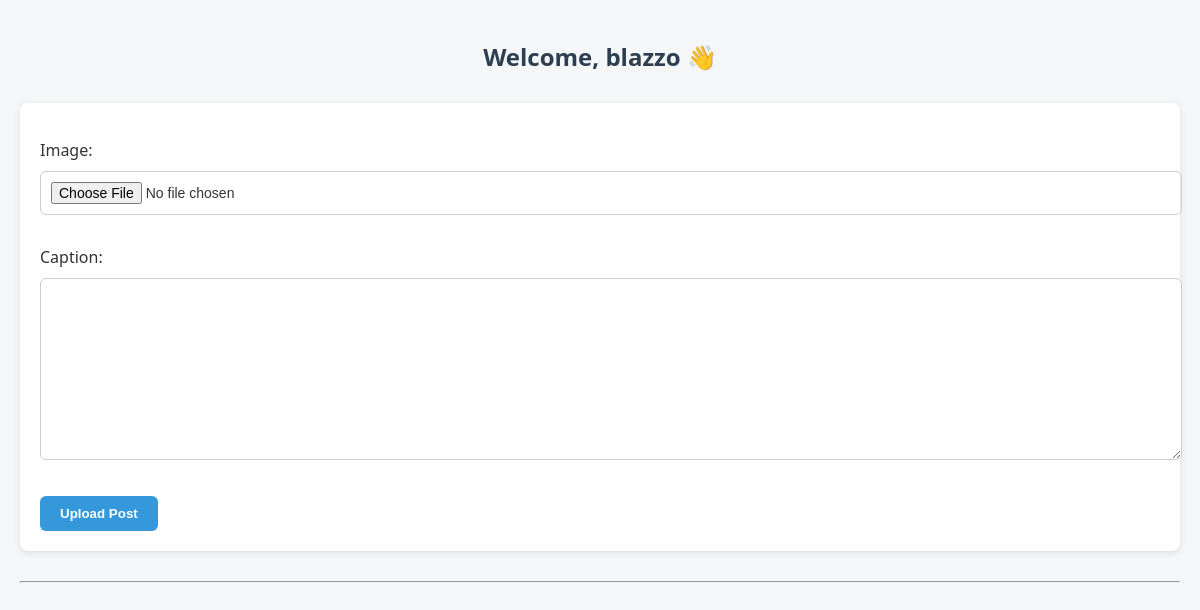
The app's page /welcome/ (signed in), older data.
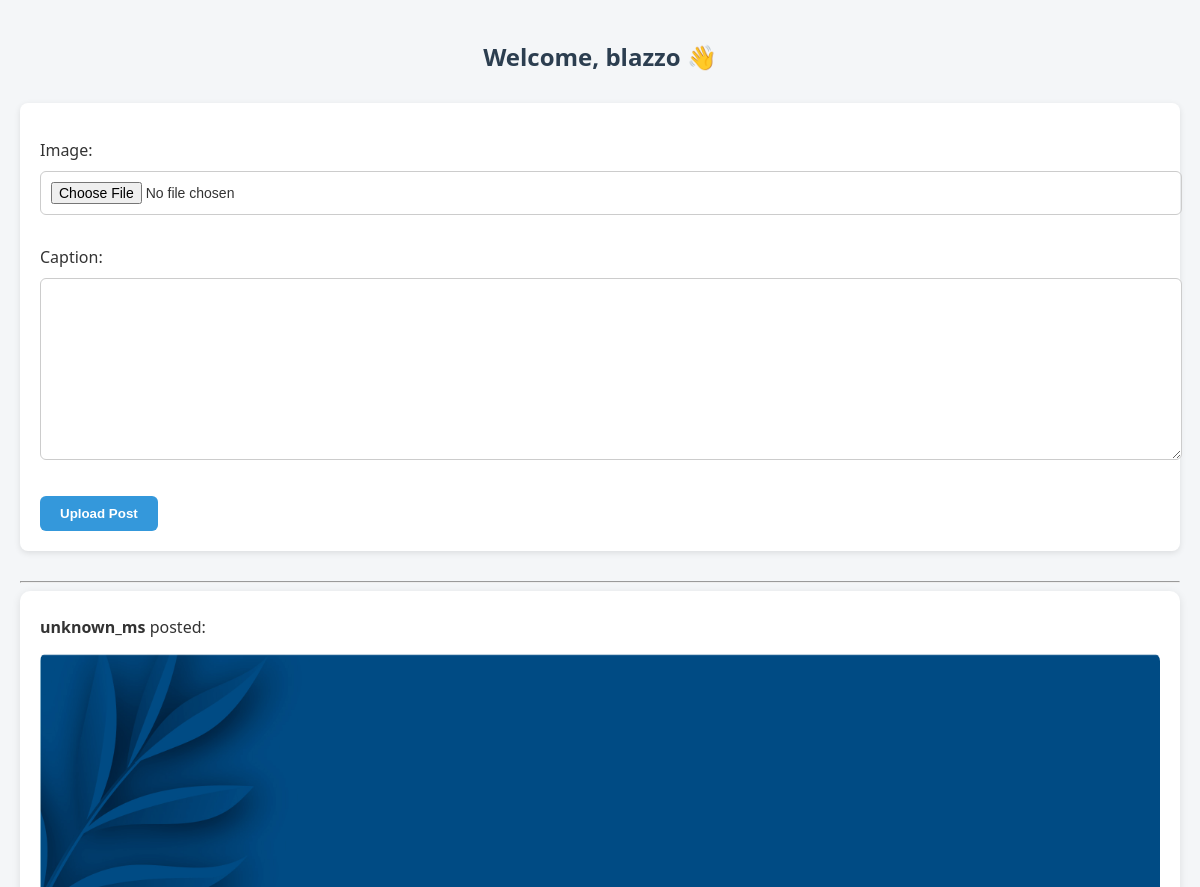
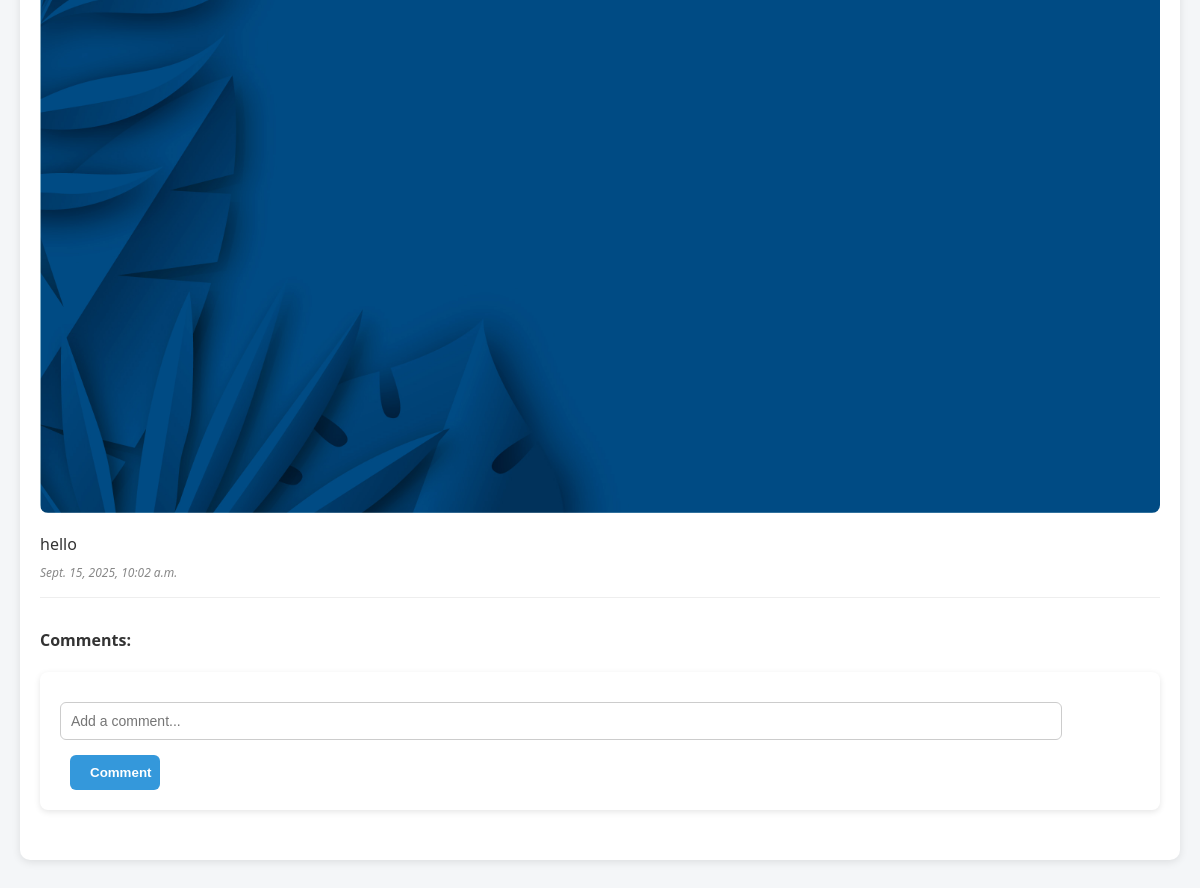
The same page, newer data (2 pictures, top to bottom).
### accounts/models.py (models this page shows, shortened)
class Post(models.Model):
    user = models.ForeignKey(User, on_delete=models.CASCADE)
    image = models.ImageField(upload_to='post_images/')
    caption = models.TextField(blank=True)
    created_at = models.DateTimeField(auto_now_add=True)

### accounts/views.py (the view)
# urls.py: path('welcome/', welcome_view, name='welcome_view'),  # 🏠 Feed page
@login_required
def welcome_view(request):
    posts = Post.objects.all().order_by('-created_at')
    post_form = PostForm(request.POST or None, request.FILES or None)
    if request.method == 'POST' and post_form.is_valid():
        new_post = post_form.save(commit=False)
        new_post.user = request.user
        new_post.save()
        messages.success(request, "Post uploaded successfully")
        return redirect('welcome_view')
    return render(request, 'welcome.html', {
        'user': request.user,
        'posts': posts,
        'post_form': post_form,
        'title': 'Welcome'
    })

### accounts/forms.py
class PostForm(forms.ModelForm):
    class Meta:
        model = Post
        fields = ['image', 'caption']

### accounts/templates/welcome.html (shortened to what this page needs)
<!DOCTYPE html>
<html lang="en">
<head>
</head>
<body>
    <h2>Welcome, {{ user.username }} 👋</h2>
    <form method="POST" enctype="multipart/form-data">
        {{ post_form.as_p }}
        <button type="submit">Upload Post</button>
    </form>
    <hr>
    {% for post in posts %}
        <div class="feed-post">
            <p><strong>{{ post.user.username }}</strong> posted:</p>
            <img src="{{ post.image.url }}" alt="Post Image">
            <p>{{ post.caption }}</p>
            <p><em>{{ post.created_at }}</em></p>
            <div class="comments">
                <h4>Comments:</h4>
                <form method="POST" action="{% url 'add_comment' post.id %}">
                    <input type="text" name="text" placeholder="Add a comment..." required>
                    <button type="submit">Comment</button>
                </form>
            </div>
        </div>
    {% endfor %}
</body>
</html>

### accounts/templates/welcome.html (style rules this page uses)
body { font-family: 'Segoe UI', sans-serif; background-color: #f4f6f8; margin: 0; padding: 20px; color: #333; }
h2 { text-align: center; color: #2c3e50; margin-bottom: 30px; }
form { background-color: #ffffff; padding: 20px; border-radius: 8px; box-shadow: 0 2px 6px rgba(0,0,0,0.1); margin-bottom: 30px; }
form input[type="text"], form textarea, form input[type="file"] { width: 100%; padding: 10px; margin-top: 10px; margin-bottom: 15px; border: 1px solid #ccc; border-radius: 6px; font-size: 14px; }
form button { background-color: #3498db; color: white; border: none; padding: 10px 20px; border-radius: 6px; cursor: pointer; font-weight: bold; transition: background-color 0.3s ease; }
.feed-post { background-color: #ffffff; border-radius: 10px; padding: 20px; margin-bottom: 30px; box-shadow: 0 2px 8px rgba(0,0,0,0.1); }
.feed-post img { max-width: 100%; border-radius: 8px; margin-top: 10px; margin-bottom: 10px; }
.feed-post p { margin: 5px 0; }
.feed-post em { font-size: 12px; color: #888; }
.comments { margin-top: 15px; padding-top: 10px; border-top: 1px solid #eee; }
.comments form { margin-top: 10px; }
.comments input[type="text"] { width: calc(100% - 100px); display: inline-block; }
.comments button { display: inline-block; width: 90px; margin-left: 10px; }

Row changes from the older to the newer data that the page shows:
added Post: user.username "unknown_ms", image (picture), caption "hello", created_at "Sept. 15, 2025, 10:02 a.m."
